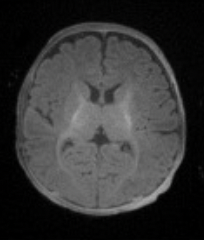
%> input picture infant_MRI_screenshot.png, 204 x 240 px
$ octave Canny_test.m   (GNU Octave 9; MATLAB toolbox functions it lacks are replaced by stand-ins)
%> lines starting %> are read from the running program, lines starting %| are printed output that depends on the picture; in (x1, y1, x2, y2) boxes, pixels count from 0 and x2, y2 are one past the last pixel; in counts of white or black regions, pixels touching at a corner belong together; the program's own positions count from 1
img_1 = imread('infant_MRI_screenshot.png');
%> img_1 is the input picture: size 240x204x3 uint8; mean R, G, B 53.3, 53.3, 53.3
img_1_edge = edge(rgb2gray(img_1), 'Canny');
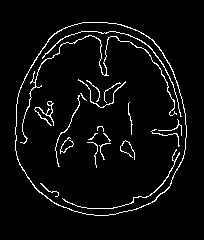
%> img_1_edge: size 240x204 logical; 4.6% white in thin lines or dots, all inside (x1, y1, x2, y2) = (15, 22, 187, 216)
imshowpair(img_1, img_1_edge, 'montage')
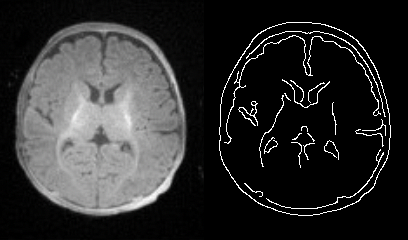
%> displayed picture: size 240x408x3, on the screen's scale of 0 to 255; mean R, G, B 46, 46, 46
img_2 = imread('infant2_MRI_screenshot.png');
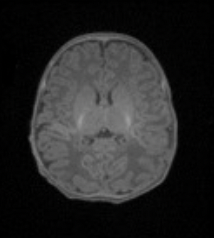
%> input picture infant2_MRI_screenshot.png, 214 x 238 px
%> img_2 is the input picture: size 238x214x3 uint8; mean R, G, B 39.6, 39.6, 39.6
img_2_edge = edge(rgb2gray(img_2), 'Canny');
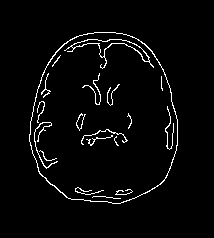
%> img_2_edge: size 238x214 logical; 3.2% white in thin lines or dots, all inside (x1, y1, x2, y2) = (29, 32, 178, 204)
figure(1);
imshowpair(img_2, img_2_edge, 'montage');
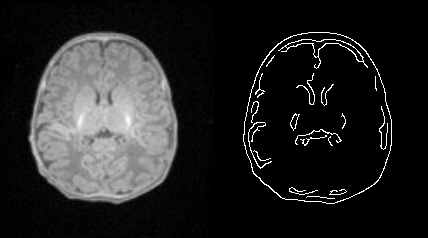
%> displayed picture: size 238x428x3, on the screen's scale of 0 to 255; mean R, G, B 36.5, 36.5, 36.5
title('0 months-orignal    0 months-Canny edge');

figure(2);

imshowpair(img_1, img_1_edge, 'montage');
title('3 months-orignal    3 months-Canny edge');
